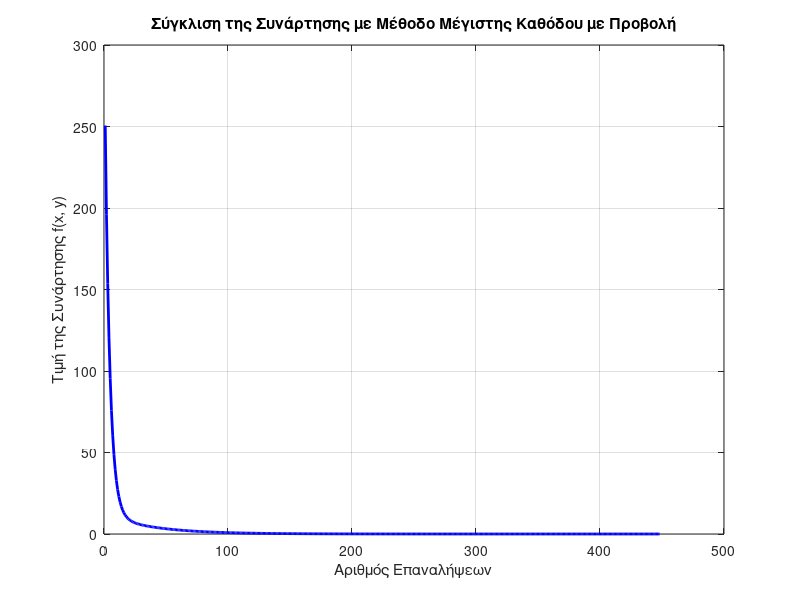
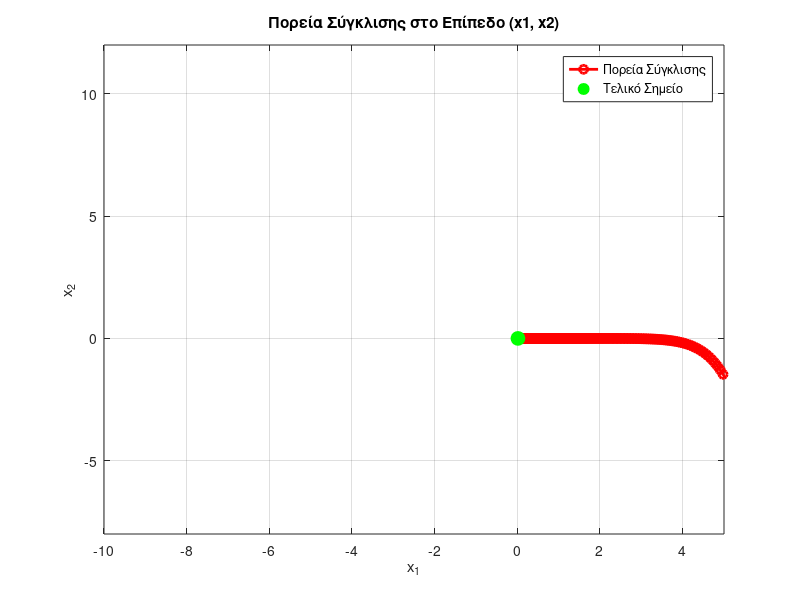

Here is the MATLAB script that generated these plots, in order:
% Ορισμός της συνάρτησης και των παραμέτρων
f = @(x1, x2) (1/3)*(x1^2) + 3*(x2^2); % Συνάρτηση που ελαχιστοποιούμε
grad_f = @(x1, x2) [2/3*x1; 6*x2]; % Gradient της f
projection = @(x) [min(max(x(1), -10), 5); min(max(x(2), -8), 12)]; % Προβολή στους περιορισμούς

% Παράμετροι
x0 = [8; -10]; % Αρχικό σημείο (x1, x2)
epsilon = 0.01; % Ακρίβεια
s_k = 0.1; % Παράγοντας μεγέθους βήματος
gamma_k = 0.2; % Βήμα προσαρμογής
max_iter = 500; % Μέγιστος αριθμός επαναλήψεων

% Αρχικοποίηση
x_k = x0; % Τρέχουσα θέση
k = 0; % Μετρητής επαναλήψεων
f_values = []; % Αποθήκευση τιμών της συνάρτησης
trajectory = x_k'; % Αποθήκευση τροχιάς για γραφική αναπαράσταση

% Μέθοδος Μέγιστης Καθόδου με Προβολή
while norm(grad_f(x_k(1), x_k(2))) > epsilon && k < max_iter
    % Υπολογισμός του gradient
    gradient = grad_f(x_k(1), x_k(2)); % Gradient στο x_k
    
    % Υπολογισμός της νέας θέσης χωρίς περιορισμούς
    x_new = x_k - s_k * gradient;
    
    % Εφαρμογή προβολής για να διασφαλιστούν οι περιορισμοί
    x_proj = projection(x_new);
    
    % Ενημέρωση θέσης με τον παράγοντα προσαρμογής gamma_k
    x_k = x_k + gamma_k * (x_proj - x_k);
    
    % Ενημέρωση μετρητή και αποθήκευση
    k = k + 1; % Ενημέρωση επαναλήψεων
    f_values = [f_values; f(x_k(1), x_k(2))]; % Αποθήκευση της τιμής f(x_k)
    trajectory = [trajectory; x_k']; % Αποθήκευση της τροχιάς
end

% Εμφάνιση αποτελεσμάτων
disp('Αποτελέσματα Μεθόδου Μέγιστης Καθόδου με Προβολή:');
disp(['Τελικό σημείο: (', num2str(x_k(1)), ', ', num2str(x_k(2)), ')']);
disp(['Αριθμός επαναλήψεων: ', num2str(k)]);

% Γραφική απεικόνιση της σύγκλισης της συνάρτησης
figure;
plot(1:length(f_values), f_values, 'b-', 'LineWidth', 2); % Σύγκλιση της f
xlabel('Αριθμός Επαναλήψεων');
ylabel('Τιμή της Συνάρτησης f(x, y)');
title('Σύγκλιση της Συνάρτησης με Μέθοδο Μέγιστης Καθόδου με Προβολή');
grid on;

% Γραφική απεικόνιση της τροχιάς στο επίπεδο (x1, x2)
figure;
plot(trajectory(:, 1), trajectory(:, 2), 'ro-', 'LineWidth', 2); % Τροχιά στο επίπεδο
hold on;
plot(x_k(1), x_k(2), 'go', 'MarkerSize', 10, 'MarkerFaceColor', 'g'); % Τελικό σημείο
xlabel('x_1');
ylabel('x_2');
title('Πορεία Σύγκλισης στο Επίπεδο (x1, x2)');
xlim([-10 5]);
ylim([-8 12]);
grid on;
legend('Πορεία Σύγκλισης', 'Τελικό Σημείο');
hold off;
